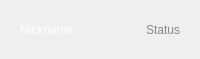
<?xml version="1.0" encoding="UTF-8"?>
<ui version="4.0">
 <class>MemberItemView</class>
 <widget class="QWidget" name="MemberItemView">
  <property name="geometry">
   <rect>
    <x>0</x>
    <y>0</y>
    <width>200</width>
    <height>59</height>
   </rect>
  </property>
  <property name="minimumSize">
   <size>
    <width>200</width>
    <height>0</height>
   </size>
  </property>
  <property name="maximumSize">
   <size>
    <width>200</width>
    <height>16777215</height>
   </size>
  </property>
  <property name="baseSize">
   <size>
    <width>192</width>
    <height>42</height>
   </size>
  </property>
  <property name="windowTitle">
   <string>MemberItemView</string>
  </property>
  <property name="styleSheet">
   <string notr="true"/>
  </property>
  <layout class="QHBoxLayout" name="horizontalLayout">
   <property name="spacing">
    <number>5</number>
   </property>
   <property name="leftMargin">
    <number>20</number>
   </property>
   <property name="rightMargin">
    <number>20</number>
   </property>
   <item>
    <widget class="QLabel" name="label_nick">
     <property name="styleSheet">
      <string notr="true">font: 10pt &quot;Microsoft YaHei&quot;;
color: #ffffff;
background: none;</string>
     </property>
     <property name="text">
      <string>Nickname</string>
     </property>
    </widget>
   </item>
   <item>
    <spacer name="horizontalSpacer">
     <property name="orientation">
      <enum>Qt::Horizontal</enum>
     </property>
     <property name="sizeHint" stdset="0">
      <size>
       <width>40</width>
       <height>20</height>
      </size>
     </property>
    </spacer>
   </item>
   <item>
    <widget class="QLabel" name="label_status">
     <property name="styleSheet">
      <string notr="true">font: 10pt &quot;Microsoft YaHei&quot;;
color: #888888;
background: none;</string>
     </property>
     <property name="text">
      <string>Status</string>
     </property>
    </widget>
   </item>
  </layout>
 </widget>
 <layoutdefault spacing="6" margin="11"/>
 <resources/>
 <connections/>
</ui>
